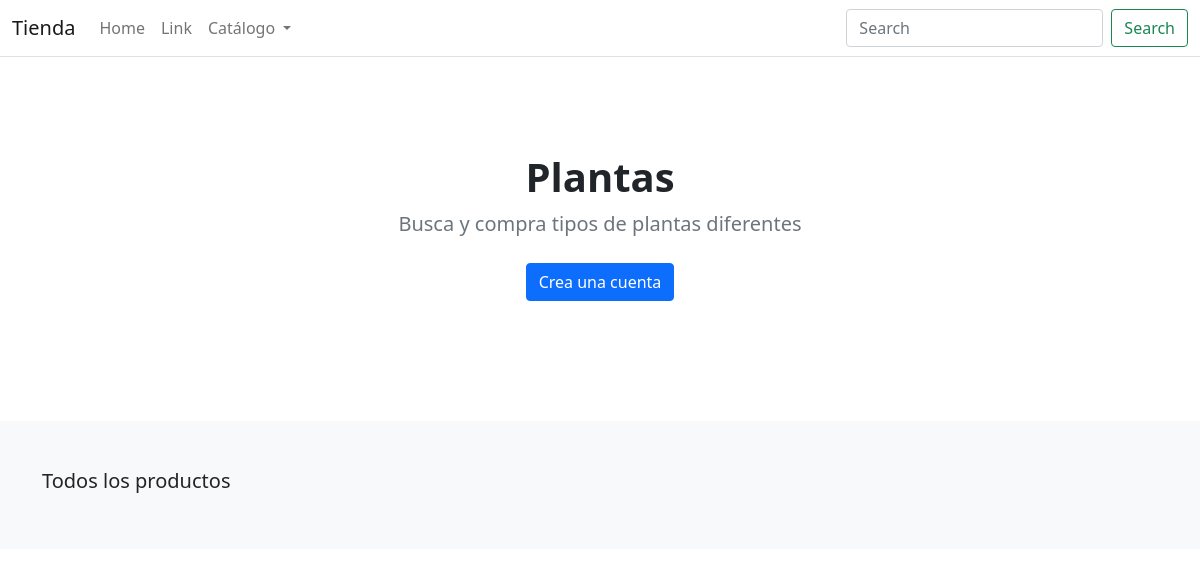
The app's page /, older data.
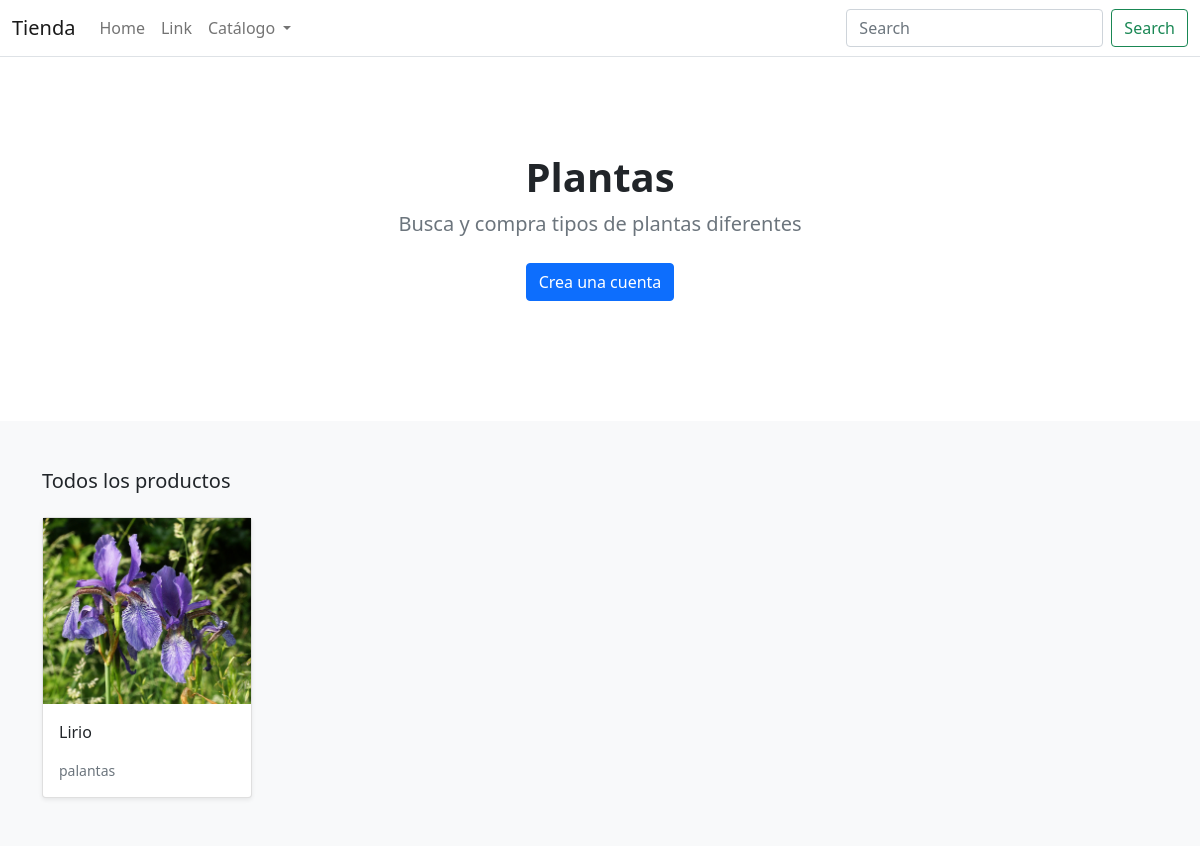
The same page, newer data.
### tienda/models.py (models this page shows, shortened)
class Producto(models.Model):
    tipo = models.ForeignKey(Tipo, related_name='producto', on_delete=models.CASCADE)
    creador =models.ForeignKey(User, on_delete=models.CASCADE ,related_name='creador_producto')
    nombre = models.CharField(max_length=255)
    description = models.TextField(blank=True)
    image = models.ImageField(upload_to='images/')
    slug = models.SlugField(max_length=255)
    precio = models.DecimalField(max_digits=4, decimal_places=2)
    in_stock = models.BooleanField(default=True)
    is_active = models.BooleanField(default=True)
    creado = models.DateTimeField(auto_now_add=True)
    modificado = models.DateTimeField(auto_now=True)
    class Meta:
        verbose_name_plural = 'Productos'
        ordering = ('-creado',)
    def get_absolute_url(self):
        return reverse('tienda:detalleproducto', args=[self.slug])

### tienda/views.py (the view)
# urls.py: path('', views.tproductos, name='tproductos'),
def tproductos(request):
    productos =Producto.objects.all()
    return render(request, 'tienda/home.html', {'productos': productos})

### tienda/models.py (called while the page is built)
    def get_absolute_url(self):
        return reverse('tienda:listatipos', args=[self.slug])

### tienda/views.py (called while the page is built)
def tipos(request):
   return{
    'tipos':Tipo.objects.all()
   }

### templates/tienda/home.html (shortened to what this page needs)
{% extends "./base.html" %}
{% load static %}
{% block content %}
<main>
  <section class="py-5 text-center container">
    <div class="row py-lg-5">
      <div class="col-lg-6 col-md-8 mx-auto">
        <h1 class="h1 fw-bold">Plantas</h1>
        <p class="lead text-muted">Busca y compra tipos de plantas diferentes</p>
        <p>
          <a href="#" class="btn btn-primary my-2">Crea una cuenta</a>
        </p>
      </div>
    </div>
  </section>
  <div class="album py-5 bg-light">
    <div class="container">
      <div class="pb-3 h5">Todos los productos</div>
      <div class="row row-cols-1 row-cols-sm-2 row-cols-md-5 g-3">
        {% for producto in productos %}
        <div class="col">
          <div class="card shadow-sm">
            <img class="img-fluid" alt="Responsive image" src="{{ producto.image.url }}">
            <div class="card-body">
              <p class="card-text">
                <a class="text-dark text-decoration-none" href="{{ producto.get_absolute_url }}">{{ producto.nombre }}</a>
              </p>
              <div class="d-flex justify-content-between align-items-center">
                <small class="text-muted">palantas</small>
              </div>
            </div>
          </div>
        </div>
        {% endfor %}
      </div>
    </div>
  </div>
</main>
{% endblock %}

Row changes from the older to the newer data that the page shows:
added Producto: image (picture), nombre "Lirio"
